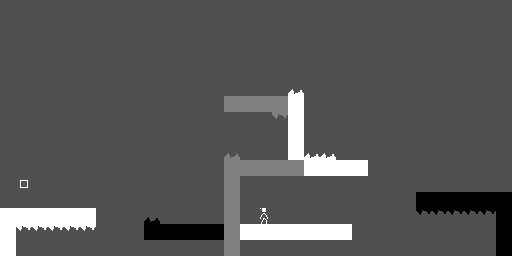

The image is a tile-based game level rendered from a .tmx file. Its description and complete source (layers, tilesets, objects, tile grids) follow:
An orthogonal 32x16 tile map with 16x16 px tiles, 2 tile layers (alt_a, all).

<map version="1.5" tiledversion="1.7.2" orientation="orthogonal" renderorder="right-down" width="32" height="16" tilewidth="16" tileheight="16" infinite="0" backgroundcolor="#505050" nextlayerid="6" nextobjectid="1">
 <properties>
  <property name="bg_color" type="int" value="0" />
  <property name="title" value="Risk" />
  <property name="wrapping" type="bool" value="false" />
 </properties>
 <tileset firstgid="1" source="monoman.tsx" />
 <layer id="4" name="alt_a" width="32" height="16">
  <data encoding="csv">
0,0,0,0,0,0,0,0,0,0,0,0,0,0,0,0,0,0,0,0,0,0,0,0,0,0,0,0,0,0,0,0,
0,0,0,0,0,0,0,0,0,0,0,0,0,0,0,0,0,0,0,0,0,0,0,0,0,0,0,0,0,0,0,0,
0,0,0,0,0,0,0,0,0,0,0,0,0,0,0,0,0,0,0,0,0,0,0,0,0,0,0,0,0,0,0,0,
0,0,0,0,0,0,0,0,0,0,0,0,0,0,0,0,0,0,0,0,0,0,0,0,0,0,0,0,0,0,0,0,
0,0,0,0,0,0,0,0,0,0,0,0,0,0,0,0,0,0,0,0,0,0,0,0,0,0,0,0,0,0,0,0,
0,0,0,0,0,0,0,0,0,0,0,0,0,0,0,0,0,0,0,0,0,0,0,0,0,0,0,0,0,0,0,0,
0,0,0,0,0,0,0,0,0,0,0,0,0,0,0,0,0,0,0,0,0,0,0,0,0,0,0,0,0,0,0,0,
0,0,0,0,0,0,0,0,0,0,0,0,0,0,0,0,0,0,0,0,0,0,0,0,0,0,0,0,0,0,0,0,
0,0,0,0,0,0,0,0,0,0,0,0,0,0,0,0,0,0,0,0,0,0,0,0,0,0,0,0,0,0,0,0,
0,0,0,0,0,0,0,0,0,0,0,0,0,0,0,0,0,0,0,0,0,0,0,0,0,0,0,0,0,0,0,0,
0,0,0,0,0,0,0,0,0,0,0,0,0,0,0,0,0,0,0,0,0,0,0,0,0,0,0,0,0,0,0,0,
0,0,0,0,0,0,0,0,0,0,0,0,0,0,0,0,0,0,0,0,0,0,0,0,0,0,0,0,0,0,0,0,
0,0,0,0,0,0,0,0,0,0,0,0,0,0,0,0,0,0,0,0,0,0,0,0,0,0,0,0,0,0,0,0,
0,0,0,0,0,0,0,0,0,0,0,0,0,0,0,0,0,0,0,0,0,0,0,0,0,0,0,0,0,0,0,0,
0,0,0,0,0,0,0,0,0,0,0,0,0,0,0,0,0,0,0,0,0,0,0,0,0,0,0,0,0,0,0,0,
0,0,0,0,0,0,0,0,0,0,0,0,0,0,0,0,0,0,0,0,0,0,0,0,0,0,0,0,0,0,0,0
</data>
 </layer>
 <layer id="1" name="all" width="32" height="16">
  <data encoding="csv">
0,0,0,0,0,0,0,0,0,0,0,0,0,0,0,0,0,0,0,0,0,0,0,0,0,0,0,0,0,0,0,0,
0,0,0,0,0,0,0,0,0,0,0,0,0,0,0,0,0,0,0,0,0,0,0,0,0,0,0,0,0,0,0,0,
0,0,0,0,0,0,0,0,0,0,0,0,0,0,0,0,0,0,0,0,0,0,0,0,0,0,0,0,0,0,0,0,
0,0,0,0,0,0,0,0,0,0,0,0,0,0,0,0,0,0,0,0,0,0,0,0,0,0,0,0,0,0,0,0,
0,0,0,0,0,0,0,0,0,0,0,0,0,0,0,0,0,0,0,0,0,0,0,0,0,0,0,0,0,0,0,0,
0,0,0,0,0,0,0,0,0,0,0,0,0,0,0,0,0,0,12,0,0,0,0,0,0,0,0,0,0,0,0,0,
0,0,0,0,0,0,0,0,0,0,0,0,0,0,5,5,5,5,6,0,0,0,0,0,0,0,0,0,0,0,0,0,
0,0,0,0,0,0,0,0,0,0,0,0,0,0,0,0,0,1073741835,6,0,0,0,0,0,0,0,0,0,0,0,0,0,
0,0,0,0,0,0,0,0,0,0,0,0,0,0,0,0,0,0,6,0,0,0,0,0,0,0,0,0,0,0,0,0,
0,0,0,0,0,0,0,0,0,0,0,0,0,0,11,0,0,0,6,12,12,0,0,0,0,0,0,0,0,0,0,0,
0,0,0,0,0,0,0,0,0,0,0,0,0,0,5,5,5,5,5,6,6,6,6,0,0,0,0,0,0,0,0,0,
0,18,0,0,0,0,0,0,0,0,0,0,0,0,5,0,0,0,0,0,0,0,0,0,0,0,0,0,0,0,0,0,
0,0,0,0,0,0,0,0,0,0,0,0,0,0,5,0,0,0,0,0,0,0,0,0,0,0,4,4,4,4,4,4,
6,6,6,6,6,6,0,0,0,10,0,0,0,0,5,0,1,0,0,0,0,0,0,0,0,0,1073741834,1073741834,1073741834,1073741834,1073741834,4,
6,1073741836,1073741836,1073741836,1073741836,1073741836,0,0,0,4,4,4,4,4,5,6,6,6,6,6,6,6,0,0,0,0,0,0,0,0,0,4,
6,0,0,0,0,0,0,0,0,0,0,0,0,0,5,0,0,0,0,0,0,0,0,0,0,0,0,0,0,0,0,4
</data>
 </layer>
</map>
